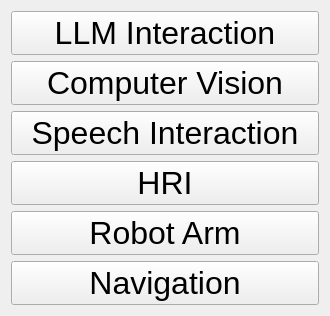
     <widget class="QWidget" name="widget_2" native="true">
      <property name="sizePolicy">
       <sizepolicy hsizetype="Maximum" vsizetype="Preferred">
        <horstretch>0</horstretch>
        <verstretch>0</verstretch>
       </sizepolicy>
      </property>
      <property name="minimumSize">
       <size>
        <width>330</width>
        <height>0</height>
       </size>
      </property>
      <property name="maximumSize">
       <size>
        <width>330</width>
        <height>16777215</height>
       </size>
      </property>
      <layout class="QVBoxLayout" name="verticalLayout_2">
       <item>
        <widget class="QPushButton" name="O5">
         <property name="font">
          <font>
           <pointsize>24</pointsize>
          </font>
         </property>
         <property name="cursor">
          <cursorShape>PointingHandCursor</cursorShape>
         </property>
         <property name="text">
          <string>LLM Interaction</string>
         </property>
        </widget>
       </item>
       <item>
        <widget class="QPushButton" name="O3">
         <property name="font">
          <font>
           <pointsize>24</pointsize>
          </font>
         </property>
         <property name="cursor">
          <cursorShape>PointingHandCursor</cursorShape>
         </property>
         <property name="text">
          <string>Computer Vision</string>
         </property>
        </widget>
       </item>
       <item>
        <widget class="QPushButton" name="O1">
         <property name="font">
          <font>
           <pointsize>24</pointsize>
          </font>
         </property>
         <property name="cursor">
          <cursorShape>PointingHandCursor</cursorShape>
         </property>
         <property name="text">
          <string>Speech Interaction</string>
         </property>
        </widget>
       </item>
       <item>
        <widget class="QPushButton" name="O6">
         <property name="font">
          <font>
           <pointsize>24</pointsize>
          </font>
         </property>
         <property name="cursor">
          <cursorShape>PointingHandCursor</cursorShape>
         </property>
         <property name="text">
          <string>HRI</string>
         </property>
        </widget>
       </item>
       <item>
        <widget class="QPushButton" name="O2">
         <property name="enabled">
          <bool>true</bool>
         </property>
         <property name="font">
          <font>
           <pointsize>24</pointsize>
          </font>
         </property>
         <property name="cursor">
          <cursorShape>PointingHandCursor</cursorShape>
         </property>
         <property name="text">
          <string>Robot Arm</string>
         </property>
        </widget>
       </item>
       <item>
        <widget class="QPushButton" name="O7">
         <property name="font">
          <font>
           <pointsize>24</pointsize>
          </font>
         </property>
         <property name="cursor">
          <cursorShape>PointingHandCursor</cursorShape>
         </property>
         <property name="text">
          <string>Navigation</string>
         </property>
        </widget>
       </item>
      </layout>
      <zorder>O2</zorder>
      <zorder>O1</zorder>
      <zorder>O7</zorder>
      <zorder>O5</zorder>
      <zorder>O3</zorder>
      <zorder>O6</zorder>
     </widget>
